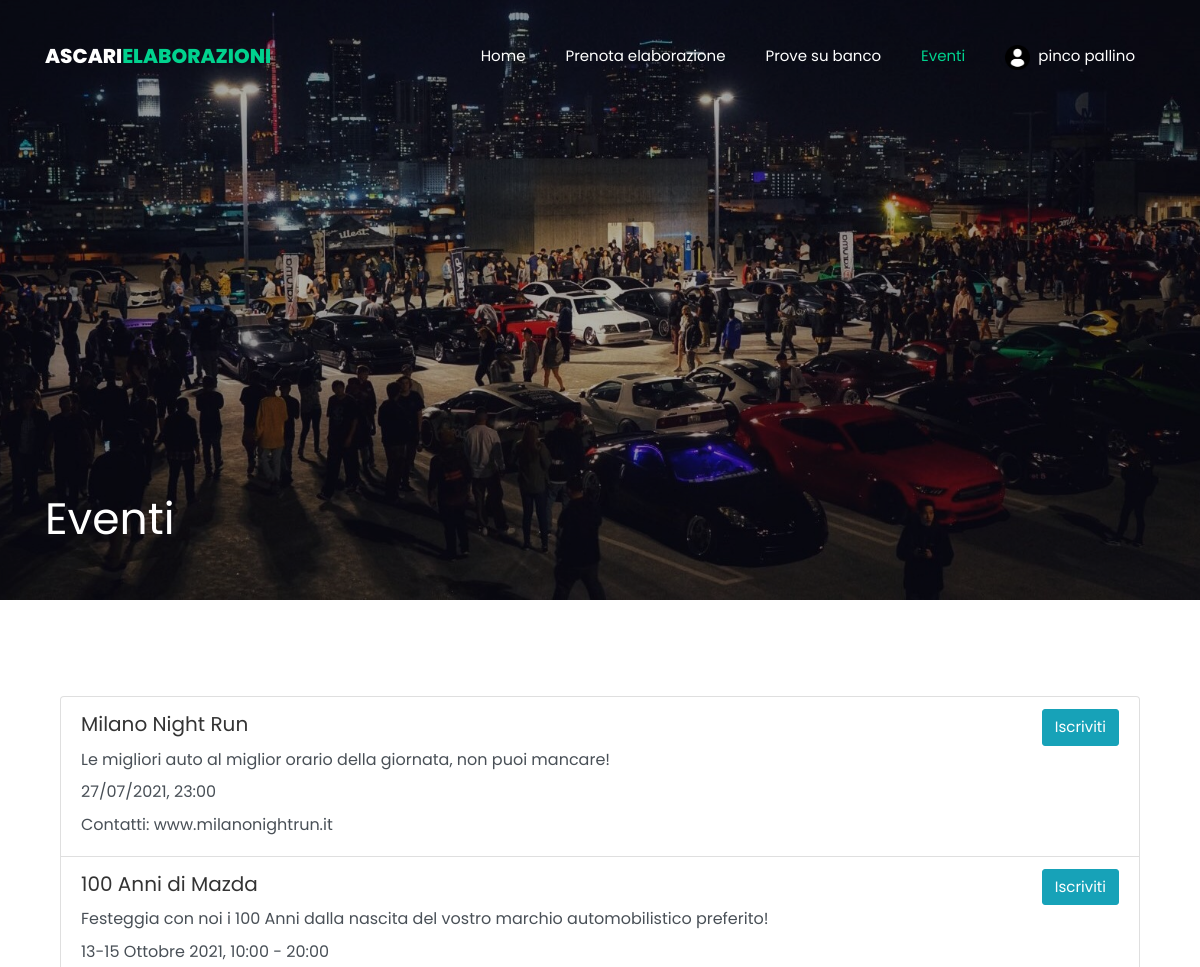
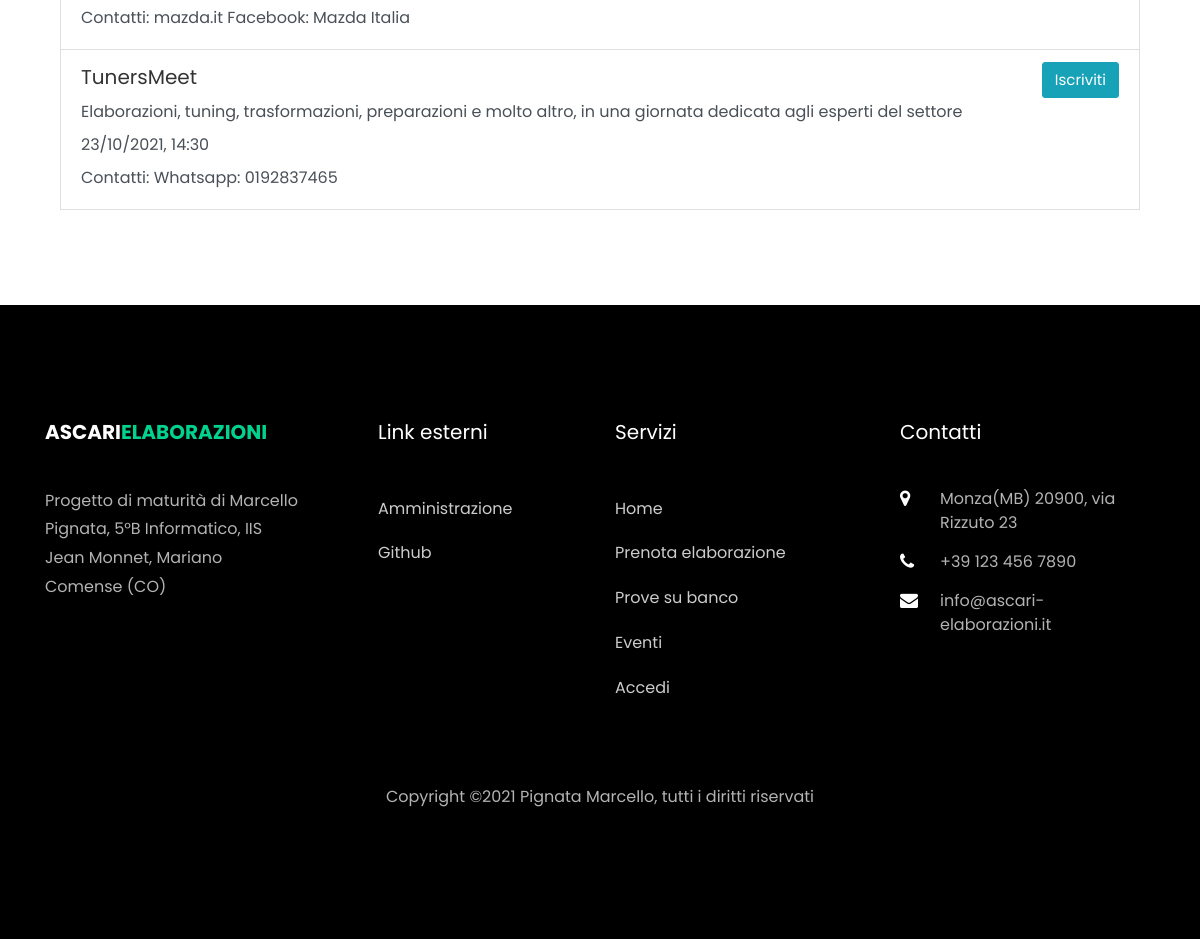
The page /eventi.php (signed in) on the database its author committed (2 pictures, top to bottom).
### tables this page shows
CREATE TABLE `eventi` (
  `id` int(11) NOT NULL,
  `nome` text NOT NULL,
  `luogo` text NOT NULL,
  `data` text NOT NULL,
  `ora` text NOT NULL,
  `descrizione` text NOT NULL,
  `contatti` text NOT NULL
);

### eventi.php (the view, shortened to what this page needs)
<!DOCTYPE html>
<html lang="it">
    <head>
        <link rel="stylesheet" href="css/open-iconic-bootstrap.min.css">
        <link rel="stylesheet" href="css/animate.css">
        <link rel="stylesheet" href="css/owl.carousel.min.css">
        <link rel="stylesheet" href="css/owl.theme.default.min.css">
        <link rel="stylesheet" href="css/magnific-popup.css">
        <link rel="stylesheet" href="css/aos.css">
        <link rel="stylesheet" href="css/ionicons.min.css">
        <link rel="stylesheet" href="css/bootstrap-datepicker.css">
        <link rel="stylesheet" href="css/jquery.timepicker.css">
        <link rel="stylesheet" href="css/flaticon.css">
        <link rel="stylesheet" href="css/icomoon.css">
        <link rel="stylesheet" href="css/style.css">
        <link rel="stylesheet" href="css/user-dropdown.css">
    </head>
    <body>
        <nav class="navbar navbar-expand-lg navbar-dark ftco_navbar bg-dark ftco-navbar-light" id="ftco-navbar">
            <div class="container">
                <a class="navbar-brand" href="index.php">Ascari<span>Elaborazioni</span></a>
                <div class="collapse navbar-collapse" id="ftco-nav">
                    <ul class="navbar-nav ml-auto">
                        <li class="nav-item"><a href="index.php" class="nav-link">Home</a></li>
                        <li class="nav-item"><a href="prenota.php" class="nav-link">Prenota elaborazione</a></li>
                        <li class="nav-item"><a href="banco.php" class="nav-link">Prove su banco</a></li>
                        <li class="nav-item active"><a href="eventi.php" class="nav-link">Eventi</a></li>
                        <?php
                            if(isset($_SESSION["id_utente"]))
                            {
                                echo '
                                    <li class="nav-item dropdown">
                                        <button class="nav-link dropbtn" id="username">
                                            <img src="images/account.png" width="25px">&nbsp;
                                            '.$_SESSION["nome"].' '.$_SESSION["cognome"].'
                                        </button>
                                        <div class="dropdown-content">
                                            <a href="prenotazioni.php">Prenotazioni</a>
                                            <a href="dati.php">Modifica dati</a>
                                            <a href="password.php">Modifica password</a>
                                            <a href="logout.php">Disconnettiti</a>
                                        </div>
                                    </li>
                                    ';
                            }
                            else
                            {
                                echo '
                                    <li class="nav-item">
                                        <a href="login.php" class="btn btn-success nav-link" id="accedi">Accedi</a>
                                    </li>
                                    ';
                            }
                        ?>
                    </ul>
                </div>
            </div>
        </nav>
        <section class="hero-wrap hero-wrap-2 js-fullheight" style="background-image: url('images/bg_4.jpg');" data-stellar-background-ratio="0.5">
            <div class="overlay"></div>
            <div class="container">
                <div class="row no-gutters slider-text js-fullheight align-items-end justify-content-start">
                    <div class="col-md-9 ftco-animate pb-5">
                        <h1 class="mb-3 bread">Eventi</h1>
                    </div>
                </div>
            </div>
        </section>
        <section class="ftco-section contact-section">
            <div class="container">
                <div class="col-md-12">
                    <?php
                        if(!isset($_SESSION["id_utente"]))
                        {
                            echo "<h4>Devi aver effettuato l'accesso per accedere a questa sezione</h4>";
                        }
                        else
                        {
                            $servername = "localhost";
                            $username = "root";
                            $password = "";
                            $dbname = "ascari-elaborazioni";
                            $conn = new mysqli($servername, $username, $password, $dbname);
                            $iscrizioni = array();
                            $sql = "SELECT * FROM eventi";
                            $result = $conn->query($sql);
                            if ($result->num_rows > 0)
                            {
                                echo '
                                    <form action="query.php" method="post">
                                        <div class="list-group"'.'<?php if(!isset($_SESSION["id_utente"])){echo '."'".'style="display:none;"'."'".';}?>';
                                while($row = $result->fetch_assoc())
                                {
                                    echo '
                                            <div class="list-group-item list-group-item-action flex-column align-items-start">
                                                <div class="d-flex w-100 justify-content-between">
                                                    <h5 class="mb-1">'.$row["nome"].'</h5>';
                                    if(!in_array($row["id"],$iscrizioni))
                                    {
                                        echo '      <button type="button" class="btn btn-info" onclick="iscrivi_evento('.$row["id"].')">Iscriviti</button>';
                                    }
                                    else
                                    {
                                        echo '      <button type="button" class="btn btn-success" onclick="disiscrivi_evento('.$row["id"].')">Disiscriviti</button>';
                                    }
                                    echo '
                                                </div>
                                                <p class="mb-1">'.$row["descrizione"].'</p>
                                                <p class="mb-1">'.$row["data"].', '.$row["ora"].'</p>
                                                <p class="mb-1">Contatti: '.$row["contatti"].'</p>
                                            </div>';
                                }
                                echo '
                                            <input type="number" name="id_evento" id="id_evento" readonly hidden>
                                            <button type="submit" name="iscrizione_evento" id="submit_iscrizione" hidden>
                                            <button type="submit" name="disiscrizione_evento" id="submit_disiscrizione" hidden>
                                        </div>
                                    </form>';
                            }
                            else
                            {
                                echo "<h4>Al momento non ci sono eventi in programma</h4>";
                            }
                        }
                    ?>
                </div>
            </div>
        </section>
        <footer class="ftco-footer ftco-bg-dark ftco-section">
            <div class="container">
                <div class="row mb-5">
                    <div class="col-md">
                        <div class="ftco-footer-widget mb-4">
                            <h2 class="ftco-heading-2"><a href="#" class="logo">Ascari<span>Elaborazioni</span></a></h2>
                            <p>Progetto di maturità di Marcello Pignata, 5°B Informatico, IIS Jean Monnet, Mariano Comense (CO)</p>
                        </div>
                    </div>
                    <div class="col-md">
                        <div class="ftco-footer-widget mb-4 ml-md-5">
                            <h2 class="ftco-heading-2">Link esterni</h2>
                            <ul class="list-unstyled">
                                <li><a href="amministrazione.php" class="py-2 d-block">Amministrazione</a></li>
                                <li><a href="https://github.com/MarcelloPignata/ascari-elaborazioni" class="py-2 d-block">Github</a></li>
                            </ul>
                        </div>
                    </div>
                    <div class="col-md">
                        <div class="ftco-footer-widget mb-4">
                            <h2 class="ftco-heading-2">Servizi</h2>
                            <ul class="list-unstyled">
                                <li><a href="index.php" class="py-2 d-block">Home</a></li>
                                <li><a href="prenota.php" class="py-2 d-block">Prenota elaborazione</a></li>
                                <li><a href="banco.php" class="py-2 d-block">Prove su banco</a></li>
                                <li><a href="eventi.php" class="py-2 d-block">Eventi</a></li>
                                <li><a href="login.php" class="py-2 d-block">Accedi</a></li>
                            </ul>
                        </div>
                    </div>
                    <div class="col-md">
                        <div class="ftco-footer-widget mb-4">
                            <h2 class="ftco-heading-2">Contatti</h2>
                            <div class="block-23 mb-3">
                                <ul>
                                    <li><span class="icon icon-map-marker"></span><span class="text">Monza(MB) 20900, via Rizzuto 23</span></li>
                                    <li><span class="icon icon-phone"></span><span class="text">+39 123 456 7890</span></li>
                                    <li><span class="icon icon-envelope"></span><span class="text">info@ascari-elaborazioni.it</span></li>
                                </ul>
                            </div>
                        </div>
                    </div>
                </div>
                <div class="row">
                    <div class="col-md-12 text-center">
                        <p>Copyright &copy;<script>document.write(new Date().getFullYear());</script> Pignata Marcello, tutti i diritti riservati</p>
                    </div>
                </div>
            </div>
        </footer>
    </body>
</html>

### css/icomoon.css (style rules this page uses)
[class^="icon-"], [class*=" icon-"] { font-family: 'icomoon' !important; speak: none; font-style: normal; font-weight: normal; font-variant: normal; text-transform: none; line-height: 1; -webkit-font-smoothing: antialiased; -moz-osx-font-smoothing: grayscale; }
.icon-map-marker:before { content: "\f041"; }
.icon-phone:before { content: "\f095"; }
.icon-envelope:before { content: "\f0e0"; }

### css/user-dropdown.css (style rules this page uses)
.dropbtn { background-color: rgba(0,0,0,0); color: white; padding: 16px; font-size: 16px; border: none; }
.dropdown { position: relative; display: inline-block; }

### rows shown on the page
eventi: nome "Milano Night Run", descrizione "Le migliori auto al miglior orario della giornata, non puoi mancare!", data "27/07/2021", ora "23:00", contatti "www.milanonightrun.it"
eventi: nome "100 Anni di Mazda", descrizione "Festeggia con noi i 100 Anni dalla nascita del vostro marchio automobilistico preferito!", data "13-15 Ottobre 2021", ora "10:00 - 20:00", contatti "mazda.it Facebook: Mazda Italia"
eventi: nome "TunersMeet", descrizione "Elaborazioni, tuning, trasformazioni, preparazioni e molto altro, in una giornata dedicata agli esperti del settore", data "23/10/2021", ora "14:30", contatti "Whatsapp: 0192837465"

### other values the page prints
$_SESSION["nome"] "pinco"
$_SESSION["cognome"] "pallino"
